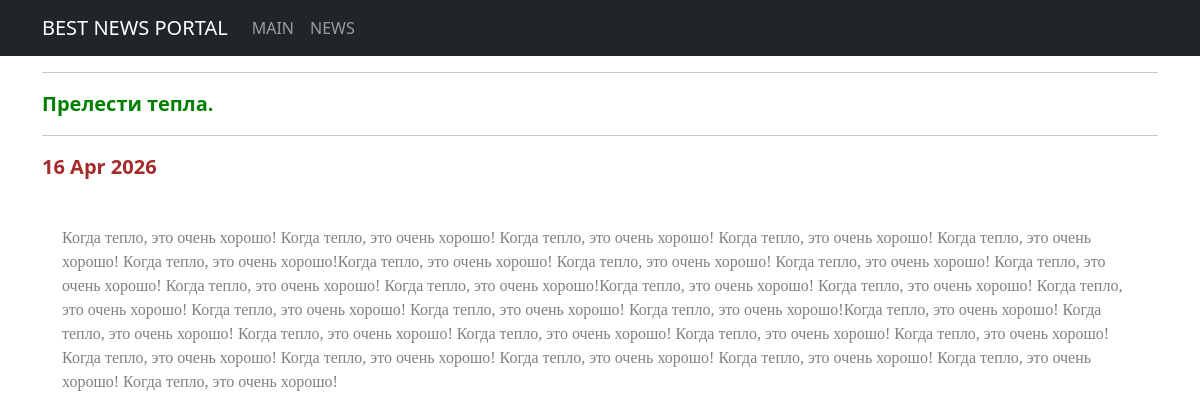
Screenshot of /news/4/ with the database file from the repository.
### news/models.py (models this page shows, shortened)
class Post(models.Model):
    ARTICLE = 'AR'
    NEWS = 'NW'
    TYPE_CHOICES = [(ARTICLE, 'Статья'), (NEWS, 'Новость')]
    author = models.ForeignKey(Author, on_delete=models.CASCADE)
    post_type = models.CharField(max_length=2, choices=TYPE_CHOICES, default=ARTICLE)
    created_at = models.DateTimeField(auto_now_add=True)
    categories = models.ManyToManyField(Category, through='PostCategory')
    title = models.CharField(max_length=250)
    text = models.TextField()
    rating = models.IntegerField(default=0)

### news/views.py (the view)
# urls.py: path('<int:pk>/', PostDetailView.as_view()),
class PostDetailView(DetailView):
    model = Post
    template_name = 'flatpages/post_detail.html'
    context_object_name = 'post'

### templates/flatpages/post_detail.html
{% extends 'flatpages/default.html' %}
{% block content %}
<hr>
    <div style="text-align: left; color: green; font-size: 20px; font-weight: bold;">
        {{ post.title }}
    </div>
<hr>
    <div style="text-align: left;
    font-size: 20px; color: brown; font-weight: bold;">{{ post.created_at|date:"d M Y" }}</div>
<br>
    <div style="text-align: left;
               color: grey; font-family: tahoma; padding: 20px;">
        {{ post.text }}
    </div>
{% endblock %}

### rows the page displays
Post: title "Прелести тепла.", created_at "16 Apr 2026", text "Когда тепло, это очень хорошо! Когда тепло, это очень хорошо! Когда тепло, это очень хорошо! Когда тепло, это очень хорошо! Когда тепло, это очень хорошо! Когда тепло, это очень хорошо!Когда тепло, это очень хорошо! Когда тепло, это очень хорошо! Когда тепло, это очень хорошо! Когда тепло, это очень хорошо! Когда тепло, это очень хорошо! Когда тепло, это очень хорошо!Когда тепло, это очень хорошо! Когда тепло, это очень хорошо! Когда тепло, это очень хорошо! Когда тепло, это очень хорошо! Когда тепло, это очень хорошо! Когда тепло, это очень хорошо!Когда тепло, это очень хорошо! Когда тепло, это очень хорошо! Когда тепло, это очень хорошо! Когда тепло, это очень хорошо! Когда тепло, это…"
